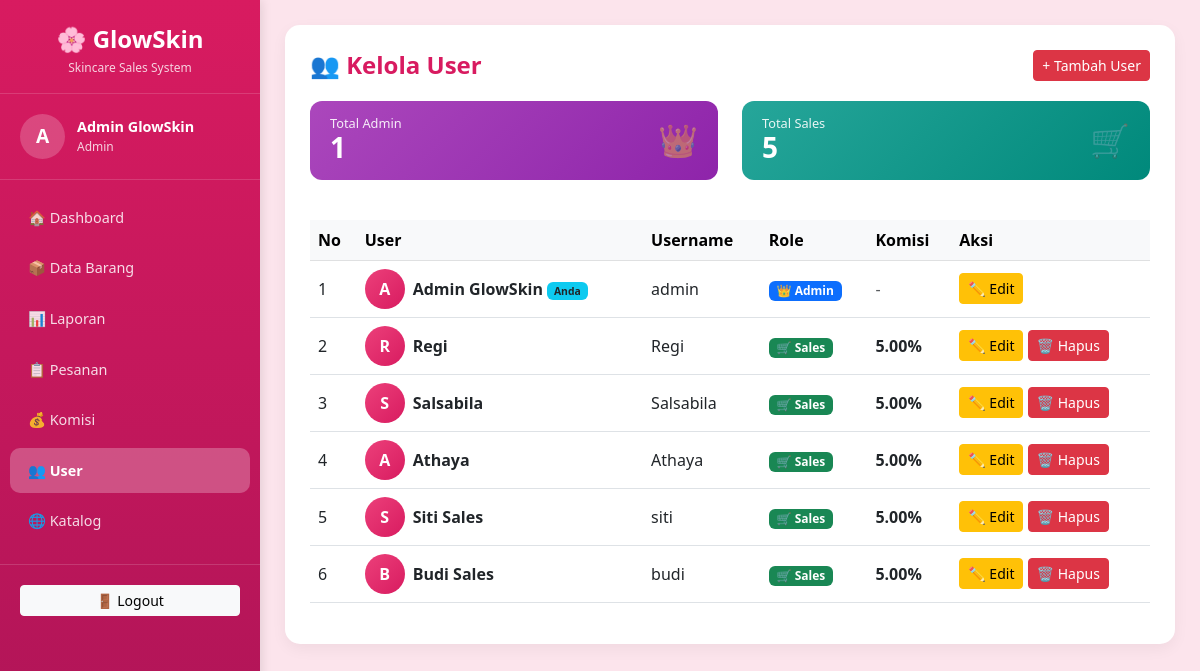
The page /views/user/index.php (signed in) on the database its author committed.
### tables this page shows
CREATE TABLE `users` (
  `id_user` int(11) NOT NULL,
  `nama_lengkap` varchar(100) NOT NULL,
  `username` varchar(50) NOT NULL,
  `password` varchar(255) NOT NULL,
  `role` enum('admin','sales') NOT NULL,
  `komisi_persen` decimal(5,2) DEFAULT 0.00,
  `created_at` timestamp NOT NULL DEFAULT current_timestamp()
);

### views/user/index.php (the view, shortened to what this page needs)
<?php
require_once '../../config/koneksi.php';
$result = mysqli_query($koneksi, "SELECT * FROM users ORDER BY role ASC, id_user DESC");
$total_admin = mysqli_fetch_assoc(mysqli_query($koneksi, "SELECT COUNT(*) as total FROM users WHERE role = 'admin'"))['total'];
$total_sales = mysqli_fetch_assoc(mysqli_query($koneksi, "SELECT COUNT(*) as total FROM users WHERE role = 'sales'"))['total'];
?>
<!DOCTYPE html>
<html lang="id">
<head>
    <link href="https://cdn.jsdelivr.net/npm/bootstrap@5.3.0/dist/css/bootstrap.min.css" rel="stylesheet">
</head>
<body>
<?php include '../partials/sidebar.php'; ?>
<div class="main-content">
    <div class="page-card">
        <div class="page-header">
            <h4>👥 Kelola User</h4>
            <a href="tambah.php" class="btn btn-danger btn-sm">+ Tambah User</a>
        </div>
        <div class="row mb-4">
            <div class="col-md-6 mb-3">
                <div class="stat-mini d-flex justify-content-between align-items-center"
                     style="background: linear-gradient(135deg, #ab47bc, #8e24aa); color: white; padding: 15px 20px; border-radius: 12px;">
                    <div>
                        <h6 style="margin: 0; opacity: 0.9; font-size: 0.8rem;">Total Admin</h6>
                        <h3 style="margin: 0; font-weight: bold;"><?= $total_admin; ?></h3>
                    </div>
                    <div style="font-size: 2rem; opacity: 0.4;">👑</div>
                </div>
            </div>
            <div class="col-md-6 mb-3">
                <div class="stat-mini d-flex justify-content-between align-items-center"
                     style="background: linear-gradient(135deg, #26a69a, #00897b); color: white; padding: 15px 20px; border-radius: 12px;">
                    <div>
                        <h6 style="margin: 0; opacity: 0.9; font-size: 0.8rem;">Total Sales</h6>
                        <h3 style="margin: 0; font-weight: bold;"><?= $total_sales; ?></h3>
                    </div>
                    <div style="font-size: 2rem; opacity: 0.4;">🛒</div>
                </div>
            </div>
        </div>
        <div class="table-responsive">
            <table class="table table-hover align-middle">
                <thead class="table-light">
                    <tr>
                        <th>No</th>
                        <th>User</th>
                        <th>Username</th>
                        <th>Role</th>
                        <th>Komisi</th>
                        <th>Aksi</th>
                    </tr>
                </thead>
                <tbody>
                    <?php $no = 1; while ($row = mysqli_fetch_assoc($result)): ?>
                    <tr>
                        <td><?= $no++; ?></td>
                        <td>
                            <div class="d-flex align-items-center gap-2">
                                <div class="avatar"><?= strtoupper(substr($row['nama_lengkap'], 0, 1)); ?></div>
                                <div>
                                    <b><?= htmlspecialchars($row['nama_lengkap']); ?></b>
                                    <?php if ($row['id_user'] == $_SESSION['id_user']): ?>
                                        <span class="badge bg-info text-dark" style="font-size: 0.65rem;">Anda</span>
                                    <?php endif; ?>
                                </div>
                            </div>
                        </td>
                        <td><?= htmlspecialchars($row['username']); ?></td>
                        <td>
                            <?php if ($row['role'] == 'admin'): ?>
                                <span class="badge bg-primary">👑 Admin</span>
                            <?php else: ?>
                                <span class="badge bg-success">🛒 Sales</span>
                            <?php endif; ?>
                        </td>
                        <td>
                            <?php if ($row['role'] == 'sales'): ?>
                                <b><?= $row['komisi_persen']; ?>%</b>
                            <?php else: ?>
                                <span class="text-muted">-</span>
                            <?php endif; ?>
                        </td>
                        <td>
                            <a href="edit.php?id=<?= $row['id_user']; ?>" class="btn btn-warning btn-sm">✏️ Edit</a>
                            <?php if ($row['id_user'] != $_SESSION['id_user']): ?>
                            <a href="../../controllers/UserController.php?aksi=hapus&id=<?= $row['id_user']; ?>"
                               class="btn btn-danger btn-sm"
                               onclick="return confirm('Yakin hapus user ini?')">🗑️ Hapus</a>
                            <?php endif; ?>
                        </td>
                    </tr>
                    <?php endwhile; ?>
                </tbody>
            </table>
        </div>
    </div>
</div>
</body>
</html>

### views/user/index.php (style rules this page uses)
.page-card { border: none; border-radius: 15px; box-shadow: 0 5px 15px rgba(0,0,0,0.05); padding: 25px; background: white; }
.page-header { display: flex; justify-content: space-between; align-items: center; margin-bottom: 20px; }
.page-header h4 { margin: 0; color: #d81b60; font-weight: bold; }
.avatar { width: 40px; height: 40px; border-radius: 50%; background: linear-gradient(135deg, #ec407a, #d81b60); color: white; display: flex; align-items: center; justify-content: center; font-weight: bold; }

### views/partials/sidebar.php (style rules this page uses)
* { box-sizing: border-box; }
html, body { margin: 0; padding: 0; width: 100%; overflow-x: hidden; }
body { background-color: #fce4ec; font-family: 'Segoe UI', sans-serif; }
.main-content { margin-left: 260px; padding: 25px; min-height: 100vh; max-width: calc(100% - 260px); overflow-x: hidden; }
.page-card, .kasir-card { border: none; border-radius: 15px; box-shadow: 0 5px 15px rgba(0,0,0,0.05); background: white; }

### rows shown on the page
users: nama_lengkap "A", nama_lengkap "Admin GlowSkin", shows "Anda", username "admin", role "👑 Admin"
users: nama_lengkap "R", nama_lengkap "Regi", username "Regi", role "🛒 Sales", komisi_persen "5.00"
users: nama_lengkap "S", nama_lengkap "Salsabila", username "Salsabila", role "🛒 Sales", komisi_persen "5.00"
users: nama_lengkap "A", nama_lengkap "Athaya", username "Athaya", role "🛒 Sales", komisi_persen "5.00"
users: nama_lengkap "S", nama_lengkap "Siti Sales", username "siti", role "🛒 Sales", komisi_persen "5.00"
users: nama_lengkap "B", nama_lengkap "Budi Sales", username "budi", role "🛒 Sales", komisi_persen "5.00"

### other values the page prints
$inisial "A"
$_SESSION['nama_lengkap'] "Admin GlowSkin"
$_SESSION['role'] "Admin"
$total_admin "1"
$total_sales "5"
